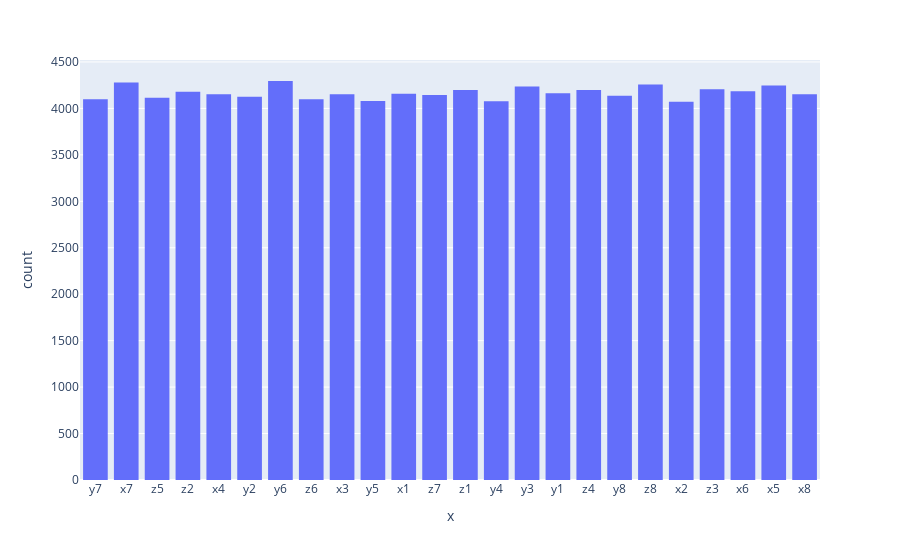

This figure's notebook cell:
### Code cell
fig = px.histogram(filter_date, x=df["stockcode"])
fig.show()

### Figure 1 — Plotly figure (JSON) as saved in the notebook; plotly's stock layout.template omitted (floating-point values rounded to 4 significant figures; data arrays with more than 128 entries replaced by an {"elided": "..."} marker saying what was removed)
{"data": [{"alignmentgroup": "True", "bingroup": "x", "hovertemplate": "x=%{x}<br>count=%{y}<extra></extra>", "legendgroup": "", "marker": {"color": "#636efa", "pattern": {"shape": ""}}, "name": "", "offsetgroup": "", "orientation": "v", "showlegend": false, "type": "histogram", "x": {"elided": "100000 str values"}, "xaxis": "x", "yaxis": "y"}], "layout": {"barmode": "relative", "legend": {"tracegroupgap": 0}, "margin": {"t": 60}, "xaxis": {"anchor": "y", "domain": [0, 1], "title": {"text": "x"}}, "yaxis": {"anchor": "x", "domain": [0, 1], "title": {"text": "count"}}}}
